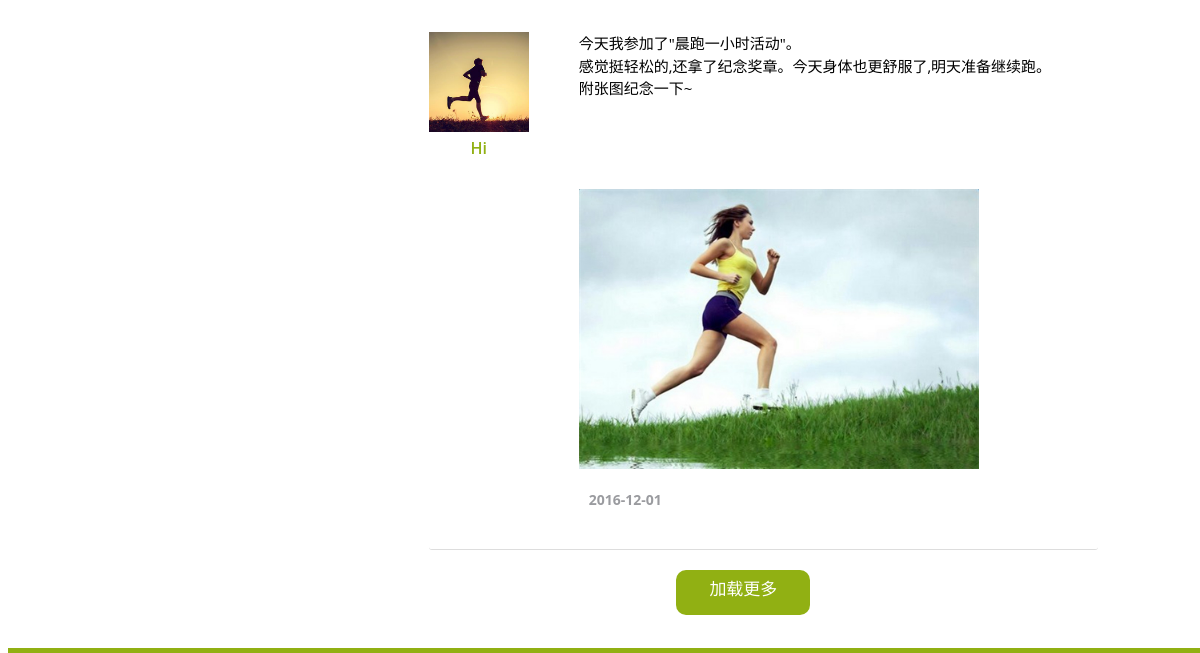
Page /index.php/friend (lower part) on the earlier database version.
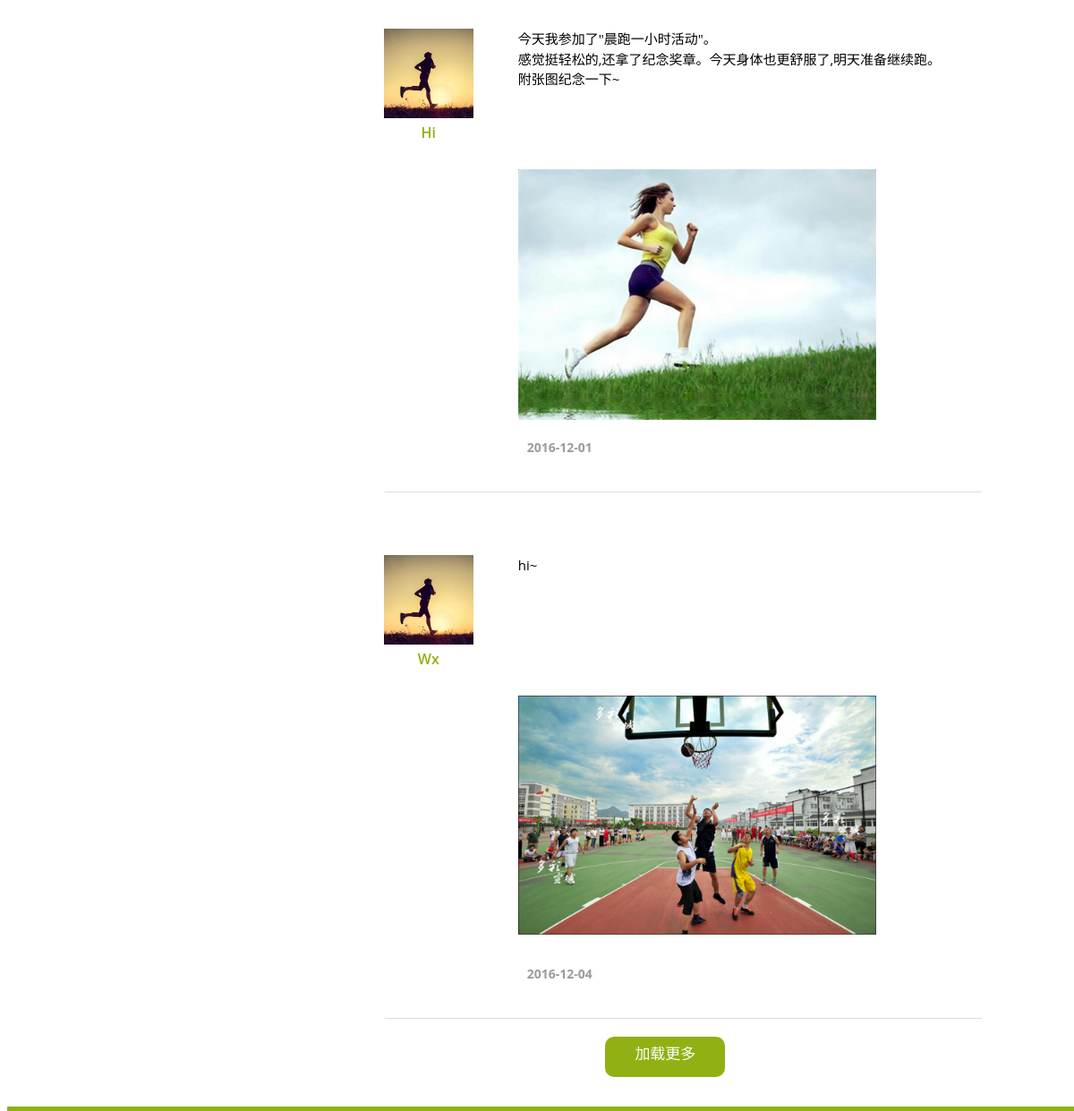
Same page on the later database version.
### tables this page shows
CREATE TABLE `friend_track` (
  `id`      INTEGER        PRIMARY KEY,
  `username`  VARCHAR(11)         NOT NULL,
  `content` text(200)       NOT NULL,
  `pic`     blob            DEFAULT NULL,
  `creattime` VARCHAR(12)   NOT NULL
);

### application/controllers/Friend.php (called while the page is built, shortened)
<?php
class Friend extends CI_Controller {
    public function __construct() {
        $this->load->helper('url_helper');
        $this->load->model('friend_model');
        $this->load->library('session');
        $this->load->helper('form');
        $this->load->library('form_validation');
    }
    public function index() {
        $data['track'] = $this->friend_model->get_track();
        $this->load->view ('friend/index',$data);
    }
}

### index.php (called while the page is built, shortened)
<?php
require_once BASEPATH.'core/CodeIgniter.php';

### application/models/Friend_model.php (called while the page is built, shortened)
<?php
class Friend_model extends CI_Model {
    public function get_track(){
        $query = $this->db->get('friend_track');
        return $query->result_array();
    }
}

### application/views/friend/index.php (the view, shortened to what this page needs)
<!DOCTYPE HTML>
<html>
<head>
    <link href="../../../public/css/common.css" rel="stylesheet" type="text/css" media="all" />
    <link href="../../../public/css/slide.css" rel="stylesheet" type="text/css">
    <link href="../../../public/css/friends.css" rel="stylesheet" type="text/css"/>
    <link href="../../../public/css/act.css" rel="stylesheet" type="text/css"/>
</head>
<body>
<div class="main">
    <div class="my_body">
        <div class="my_right">
            <?php
            function getName(){
                $num = mt_rand(0,2);
                if($num==0){
                    return "run";
                }
                else if($num==1){
                    return "basketball";
                }
                else{
                    return "run1";
                }
            }
            ?>
            <?php foreach ($track as $track_item):?>
                <div class="my_right_item">
                    <div class="my_item_title">
                        <img src="../../../public/images/icon/sport2.png" alt="Product Image">
                        <div class="title-font"> <?php echo $track_item['username']?></div>
                    </div>
                    <div class="my_item_content">
                        <p style="line-height: 1.5">
                            <?php echo $track_item['content']?>
                        <div class="blank30"></div>
                        <?php if(empty($track_item['pic'])){?>
                            <div class="my_item_img"><img src="../../../public/images/<?php echo getName()?>.jpg" ></div>
                        <?php }else{?>
                            <div class="my_item_img"><img src=" <?php echo $track_item['pic']?>" ></div>
                        <?php }?>
                        <div class="blank30"></div>
                        <span class="atc_state"><?php echo $track_item['creattime']; ?></span>
                        <div class="blank10"></div>
                    </div>
                </div>
            <?php endforeach;?>
            <div class="update">加载更多</div>
        </div>
    </div>
</div>
<div class="blank30"></div>
<div class="edge edge-buttom"></div>
</body>
</html>

### public/css/common.css (style rules this page uses)
html, div, span, applet, object, iframe, h1, h2, h3, h4, h5, h6, p, blockquote, pre, a, abbr, acronym, address, big, cite, code, del, dfn, em, img, ins, kbd, q, s, samp, small, strike, strong, sub, sup, tt, var, b, u, i, dl, dt, dd, ol, nav ul, nav li, fieldset, form, label, legend, table, caption, tbody, tfoot, thead, tr, th, td, article, aside, canvas, details, embed, figure, figcaption, header, menu, nav, output, ruby, section, summary, time, mark, audio, video { margin: 0; padding: 0; border: 0; font-size: 100%; font: inherit; vertical-align: baseline; }
img { max-width: 100%; }
body { font-family: 'Open Sans', sans-serif; background: #fff; }
.edge { margin-top:10px; height:5px; float:left; width:100%; position: relative; background-color: #91b013; }
.edge-buttom { position: fixed; bottom: 0; }
.main { padding-top: 60px; width: 85%; margin: 0px auto; position: relative; }
.blank10 { height: 10px; font-size: 0px; overflow: hidden; }
.blank30 { height: 30px; clear: both; font-size: 0px; overflow: hidden; }
.update { position: relative; width: 20%; height: 40px; margin-left: 40%; float: left; background: rgb(145, 176, 19); border-radius: 10px; color: #FFF; text-align: center; padding-top: 5px; font-size: 17px; }

### public/css/slide.css (style rules this page uses)
.my_body { margin-top: 15px; float: left; width: 95%; margin-left: 2.5%; }
.my_right { float: left; margin-left: 5%; width: 70%; background:rgb(255,255,255); }
.my_right_item { float: left; border-radius: 3px; border-bottom: 1px solid #dddddd; padding: 30px 0; background: #fff; margin: 20px; width: 100%; }
.my_item_title { float: left; width: 100px; }
.title-font { color: #91b013; font-weight: 600; text-align: center; }
.my_item_content { margin-left: 150px; font-size: 15px; }
.my_item_img { float: left; width: 400px; height: 270px; }

### public/css/act.css (style rules this page uses)
.atc_state { font-size: 14px; margin-left: 10px; font-weight: bold; color: #9a9b9f; }

Differences in the rows shown:
added friend_track: username "Wx", content "hi~", shows a picture, creattime "2016-12-04"
